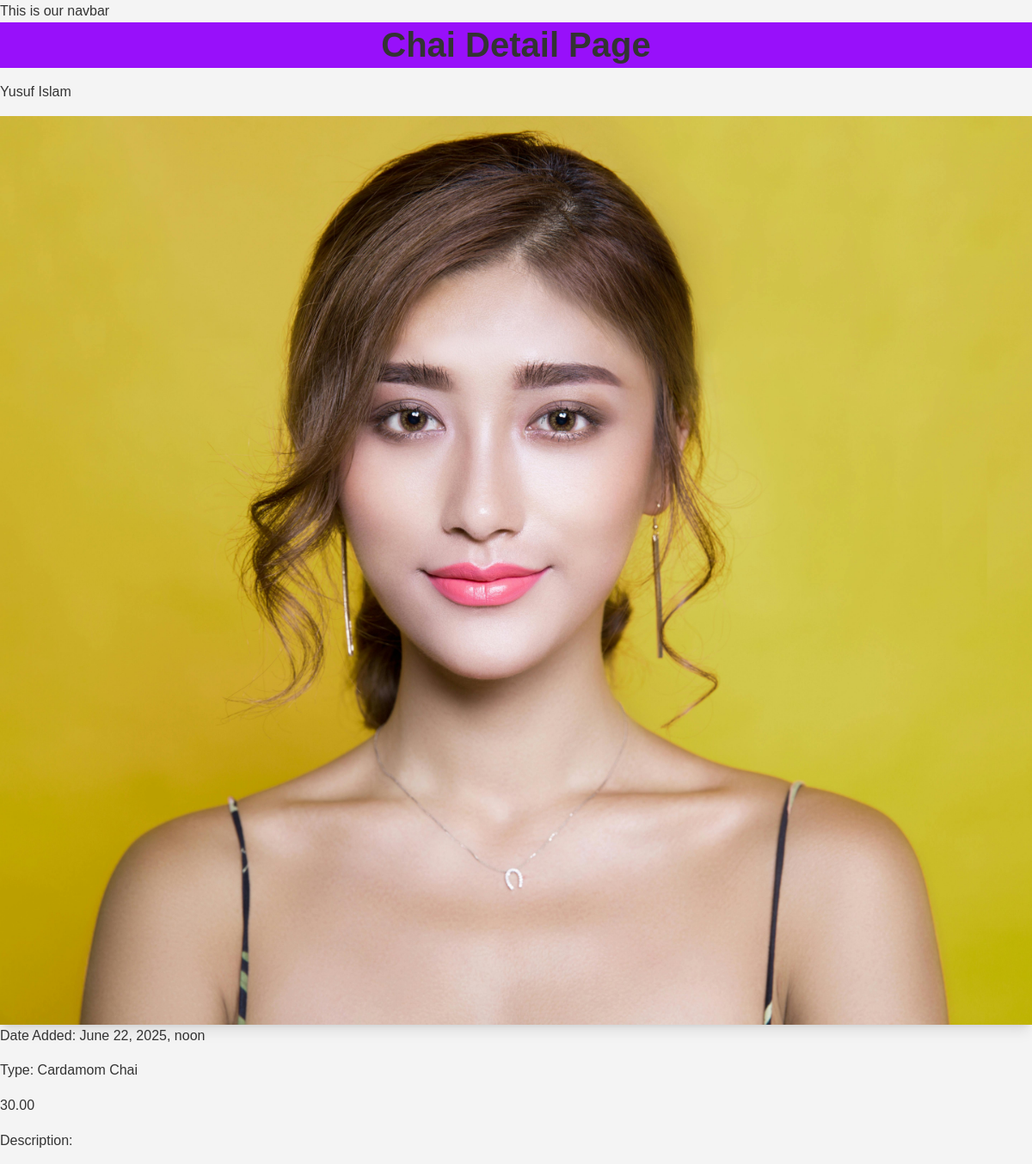
Screenshot of /chai_app/2/ with the database file from the repository.
### chai_app/models.py (models this page shows, shortened)
class ChaiVarity(models.Model):
     CHAI_TYPES_CHOICE = [
         ('Masala', 'Masala Chai'),
         ('Ginger', 'Ginger Chai'),
         ('Cardamom', 'Cardamom Chai'),
         ('Lemon', 'Lemon Chai'),
         ('Plain', 'Plain Chai'),
     ]
     name = models.CharField(max_length=100)
     image = models.ImageField(upload_to='chais/')
     date_added = models.DateTimeField(default=timezone.now)
     type = models.CharField(max_length=20, choices=CHAI_TYPES_CHOICE, default='Plain')
     description = models.TextField(default="", blank=True)
     price = models.DecimalField(max_digits=6, decimal_places=2, default=10.00)

### chai_app/views.py (the view)
# urls.py: path('<int:chai_id>/', views.chai_detail, name='chai_detail'),
def chai_detail(request, chai_id):
    chai = get_object_or_404(ChaiVarity, pk=chai_id)
    return render(request, 'chai_app/chai_detail.html', {'chai': chai})

### chai_app/templates/chai_app/chai_detail.html (shortened to what this page needs)
{% extends "layout.html" %}
{% block content %}
<h1 class="bg-purple-600 text-2xl font-bold mb-4" >Chai Detail Page</h1>
<h3>{{ chai.name }}</h3>
<img class='bg-amber-400 shadow-lg' src="{{ chai.image.url }}" alt="{{ chai.name }}">
<p>Date Added: {{ chai.date_added }}</p>
<p>Type: {{ chai.get_type_display }}</p>
<h2>{{ chai.price }}</h2>
<p>Description: {{ chai.description }}</p>
{% endblock %}

### static/style.css (style rules this page uses)
body { background-color: #08153d; color: #ffffff; }
h1 { text-align: center; font-size: 2.5em; color: #ffffff; }
* { margin: 0; padding: 0; box-sizing: border-box; }
body { font-family: 'Arial', sans-serif; line-height: 1.6; color: #333; background-color: #f4f4f4; }
h1, h2, h3, h4 { color: #333; margin-bottom: 15px; }
p { margin-bottom: 15px; }

### rows the page displays
ChaiVarity: name "Yusuf Islam", image (picture), date_added "June 22, 2025, noon", type "Cardamom Chai", price "30.00"
